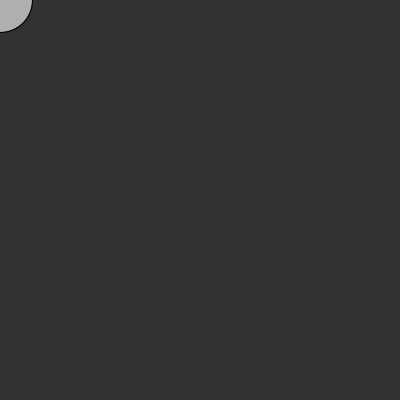
Frame 1 (no input)
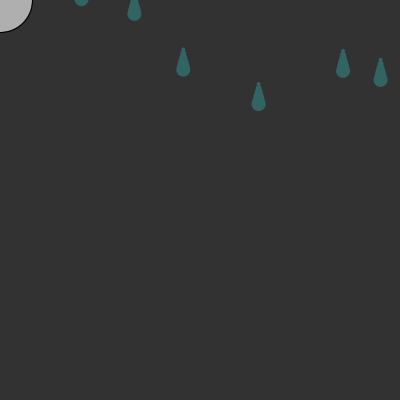
Frame 60 (the mouse pressed at the canvas centre just before this capture)
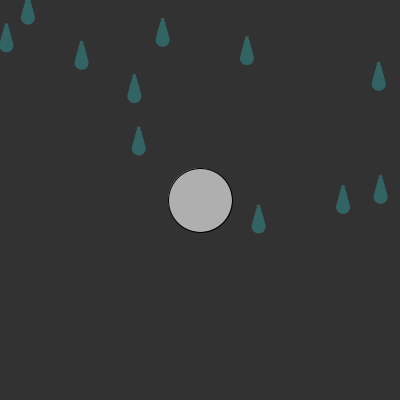
Frame 120 (the mouse held since frame 60 and released just before this capture)

The Processing sketch that drew these frames (run headless with seeded random() and noise(); from frame 60 on, the mouse is pressed at the canvas centre):

// Processing sketch: sketch_170107_RainCatcherProject
// ── sketch_170107_RainCatcherProject.pde
Catcher catcher;
Timer timer;
Drop[] drops;
int totalDrops = 0;

void setup() {
  frameRate(30);
  size(400,400);
  
  // Create the RainCatcher
  catcher = new Catcher(32);
  drops = new Drop[1000];
  timer = new Timer(300);
  timer.start();
}

void draw () {
  background(50);
  catcher.setLocation(mouseX,mouseY);
  catcher.display();
  
  if (timer.isFinished()) {
    drops[totalDrops] = new Drop();
    totalDrops ++;
    if (totalDrops >= drops.length) {
      totalDrops = 0;
    }
    timer.start();
  }
  for (int i = 0; i < totalDrops; i++) {
    drops[i].move();
    drops[i].display();
    if (catcher.intersect(drops[i])) {
      drops[i].caught();
    }
  }
}
    
  
  class Timer {
  int savedTime;
  int totalTime;
  
  Timer(int tempTotalTime) {
    totalTime = tempTotalTime;
  }
  
  // Starting the Timer
  void start() {
    savedTime = millis();
  }
  
  boolean isFinished() {
    // Check how much time has passed;
    int passedTime = millis() - savedTime;
    if (passedTime > totalTime) {
      return true;
    } else {
      return false;
    }
  }
}
// ── Ball.pde
class Ball {
  float r;
  float x, y;
  float xspeed, yspeed ;
  color c = color(100,50);
  
  Ball (float tempR) {
    r = tempR;
    
    x = random(width);
    y = random(height);
    
    xspeed = random(-5, 5);
    yspeed = random(-5, 5);
  }
  
  void move(){ 
    x += xspeed;
    y += yspeed;
    
    // check horizontal edges
    if (x < 0 || x > width) {
      xspeed *= -1;
    }
    
    // check vertical edges
    if (y < 0 || y > height) {
      yspeed *= -1;
    }
  }
  
  
  void highlight(){
    c = color(255,50);
  }
  // Draw the ball
  void display(){
    stroke(0);
    fill(c);
    ellipse(x, y, r*2, r*2);
    c = color(100,50);
  }
  
  
  boolean intersect(Ball b) {
    float distance = dist(x,y,b.x,b.y);
    if (distance < r + b.r) {
      return true;
    } else {
      return false;
    }
  }
}
// ── Catcher.pde
class Catcher {
  float r; //radius
  float x; // X Position
  float y; // Y Position
  
  // It follows the Constructor
  Catcher (float tempRadius) {
    // Shit just initializes the Values from the Arguments
    r = tempRadius;
    color col = color(50,10,10,150);
    x = 0;
    y = 0;
  }
  void setLocation(float tempX, float tempY) {
    x = tempX;
    y = tempY;
  }
  
  void display() {
    stroke(0);
    fill(175);
    ellipse(x,y,r*2,r*2);
  }
  
  boolean intersect (Drop d) {
    float distance = dist(x, y, d.x, d.y);
    if (distance < r + d.r) {
      return true;
    } else {
      return false;
    }
  }


}
// ── Drop.pde
class Drop {
  
  float x,y;
  float speed;
  float r;
  color c;
  
  Drop () {
    r = 8;
    x = random(width);
    y = -r*4;
    speed = random(1,5);
    c = color(50,100,100);
  }
  
  // Move the raindrops
  void move(){
    y += speed;
  }
  
  // Display the raindrop
  void display() {
    fill(c);
    noStroke();
    for ( int i = 2;  i < r; i++) {
      ellipse(x, y+i*4, i*2, i*2);
    }
  }
  
  void caught() {
    speed = 0;
    y = -1000;
  }
  
}
